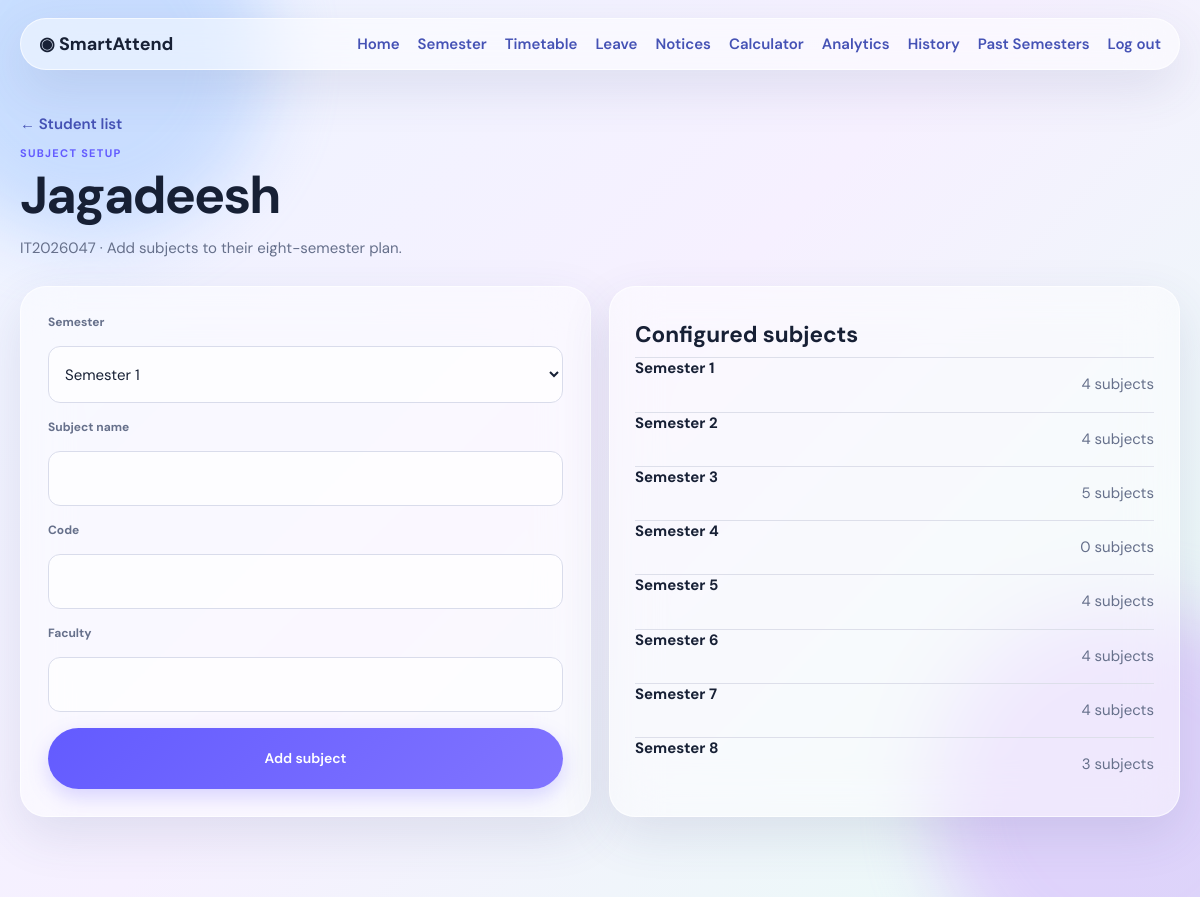
The app's page /admin/students/1/subjects (signed in) with its own data.
### tables this page shows
CREATE TABLE students (id INTEGER PRIMARY KEY, student_id TEXT UNIQUE NOT NULL, password TEXT NOT NULL, name TEXT NOT NULL, department TEXT, program TEXT, year TEXT, college TEXT, current_semester INTEGER DEFAULT 1, target_attendance REAL DEFAULT 75, theme TEXT DEFAULT 'system');

CREATE TABLE semesters (id INTEGER PRIMARY KEY, student_id INTEGER NOT NULL, number INTEGER NOT NULL, label TEXT NOT NULL, is_active INTEGER DEFAULT 0, is_closed INTEGER DEFAULT 0, UNIQUE(student_id, number), FOREIGN KEY(student_id) REFERENCES students(id));

### app.py (the view, shortened to what this page needs)
@app.route('/admin/students/<int:student_id>/subjects', methods=['GET', 'POST'])
@admin_required
def admin_subjects(student_id):
    conn = get_db()
    s = conn.execute('SELECT * FROM students WHERE id=?', (student_id,)).fetchone()
    if not s:
        conn.close()
        return redirect(url_for('admin_dashboard'))
    sems = []
    for sem in conn.execute('SELECT * FROM semesters WHERE student_id=? ORDER BY number', (student_id,)):
        sub = subjects_for_semester(conn, sem['id'])
        sems.append({**dict(sem), 'subject_count': len(sub), 'subjects': sub})
    conn.close()
    return render_template('admin_subjects.html', student=s, semesters=sems)

### app.py (called while the page is built)
def percent(attended, total):
    return round(attended * 100 / total, 1) if total else 0.0

def status_label(value):
    return 'safe' if value >= 75 else ('warning' if value >= 65 else 'critical')

def admin_required(f):
    @wraps(f)
    def inner(*args, **kwargs):
        if not session.get('admin_id'):
            return redirect(url_for('admin_login'))
        return f(*args, **kwargs)
    return inner

def stats(conn, subject_id):
    row = conn.execute(
        "SELECT COUNT(*) total, COALESCE(SUM(status='present'),0) attended FROM attendance_records WHERE subject_id=?",
        (subject_id,),
    ).fetchone()
    return row['attended'], row['total']

def subjects_for_semester(conn, sem_id):
    result = []
    for s in conn.execute('SELECT * FROM subjects WHERE semester_id=? ORDER BY name', (sem_id,)):
        attended, total = stats(conn, s['id'])
        pct = percent(attended, total)
        result.append({
            **dict(s),
            'attended': attended,
            'total': total,
            'absent': total - attended,
            'percentage': pct,
            'status': status_label(pct) if total else 'none',
        })
    return result

### database.py (called while the page is built)
def get_db():
    conn = sqlite3.connect(DB_PATH)
    conn.row_factory = sqlite3.Row
    conn.execute('PRAGMA foreign_keys = ON')
    return conn

### templates/admin_subjects.html
{% extends 'base.html' %}{% block content %}<div class="page-head"><a class="back" href="{{url_for('admin_dashboard')}}">← Student list</a><span class="eyebrow">SUBJECT SETUP</span><h1>{{student['name']}}</h1><p>{{student['student_id']}} · Add subjects to their eight-semester plan.</p></div><section class="calc-layout"><form class="glass calc-form" method="post"><label>Semester<select name="semester">{% for s in semesters %}<option value="{{s['number']}}">Semester {{s['number']}}</option>{% endfor %}</select></label><label>Subject name<input name="name" required></label><label>Code<input name="code"></label><label>Faculty<input name="faculty"></label><button>Add subject</button></form><div class="glass subject-list"><h2>Configured subjects</h2>{% for s in semesters %}<div><b>Semester {{s['number']}}</b><p>{{s['subject_count']}} subject{{'' if s['subject_count']==1 else 's'}}</p></div>{% endfor %}</div></section>{% endblock %}

### static/css/style.css (style rules this page uses)
:root { --ink:#172035;--muted:#66708b;--line:rgba(255,255,255,.65);--violet:#635bff;--safe:#157a5d;--warn:#b66a00;--danger:#c83a52 }
* { box-sizing:border-box }
body { margin:0;min-height:100vh;background:linear-gradient(135deg,#eef5ff,#f6f0ff 48%,#e9fbf6);color:var(--ink);font:15px 'DM Sans',sans-serif }
.glass { background:rgba(255,255,255,.49);border:1px solid var(--line);box-shadow:0 18px 50px rgba(61,72,125,.12);backdrop-filter:blur(24px);-webkit-backdrop-filter:blur(24px);border-radius:26px }
nav a,.link,.back { color:#4552b5;text-decoration:none;font-weight:600 }
.eyebrow { display:block;color:var(--violet);font-size:11px;font-weight:700;letter-spacing:1.3px;margin:8px 0 }
h1 { font-size:clamp(30px,5vw,52px);line-height:1.04;margin:6px 0 10px;letter-spacing:-1.9px }
h2 { margin:8px 0 }
p { color:var(--muted);line-height:1.55 }
.pill,button { border:0;background:linear-gradient(135deg,#635bff,#8174ff);color:white;text-decoration:none;border-radius:999px;padding:13px 18px;font:600 14px 'DM Sans';cursor:pointer;box-shadow:0 8px 20px #786cff44 }
.page-head { margin-bottom:26px }
.calc-layout { display:grid;grid-template-columns:1fr 1fr;gap:18px }
.calc-form,.form-grid { padding:27px;display:grid;gap:16px }
.calc-form label,.form-grid label,.auth-card label { display:grid;gap:7px;color:var(--muted);font-size:12px;font-weight:bold }
input,select { width:100%;border:1px solid #d9dceb;background:#ffffffa8;border-radius:12px;padding:12px;font:15px 'DM Sans';color:var(--ink) }
.subject-list { padding:25px }
.subject-list div { border-top:1px solid #dddfea;display:flex;justify-content:space-between }
.back { display:block;margin-bottom:12px }

### records on screen
students: name "Jagadeesh", student_id "IT2026047"
semesters: number "1", subject_count "4", subject_count "s"
semesters: number "2", subject_count "4", subject_count "s"
semesters: number "3", subject_count "5", subject_count "s"
semesters: number "4", subject_count "0", subject_count "s"
semesters: number "5", subject_count "4", subject_count "s"
semesters: number "6", subject_count "4", subject_count "s"
semesters: number "7", subject_count "4", subject_count "s"
semesters: number "8", subject_count "3", subject_count "s"
